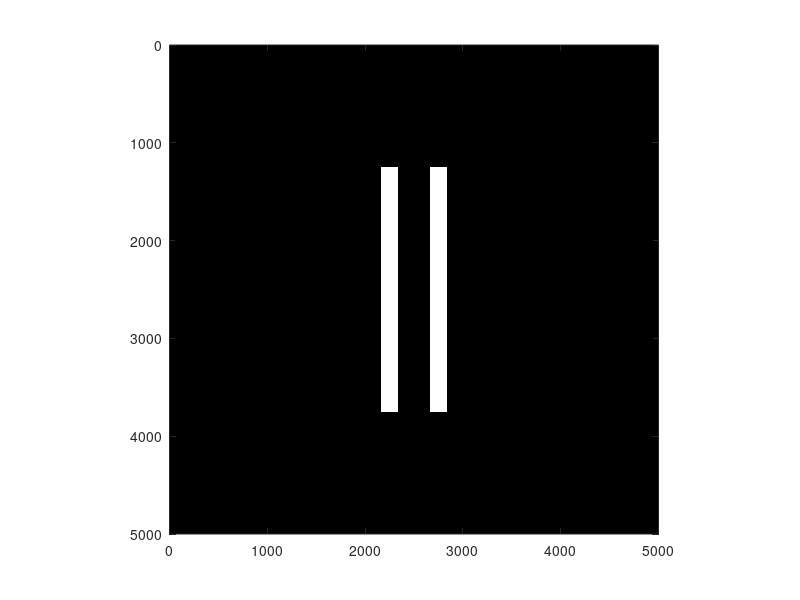

Write the MATLAB code that produced this figure.
%Thomas Karpishin
%OPT 211
%April 23, 2020
%Final Project
%Making a slit aperture

%Define aperture field
apl = 5000; %Size of aperture field
ap = zeros(apl); %Define actual aperture plane

slit_width = 175;
dist = 500; %distance between slits

%Define square aperture
sql = 2500;
%ap(round(1+apl/2-sql/2):round(1+apl/2+sql/2),round(1+apl/2-sql/2):round(1+apl/2+sql/2)) = 1;
for ijk = round(1+apl/2-sql/2):round(1+apl/2+sql/2)
    for lmn = round(1+apl/2+dist/2-slit_width/2):round(1+apl/2+dist/2+slit_width/2)
        ap(ijk,lmn) = 1;
    end
end

sql = 2500;
%ap(round(1+apl/2-sql/2):round(1+apl/2+sql/2),round(1+apl/2-sql/2):round(1+apl/2+sql/2)) = 1;
for ijk = round(1+apl/2-sql/2):round(1+apl/2+sql/2)
    for lmn = round(1+apl/2-dist/2-slit_width/2):round(1+apl/2-dist/2+slit_width/2)
        ap(ijk,lmn) = 1;
    end
end

%Plot the aperture field
figure
imagesc(ap) %Plot image of the aperture field
colormap gray %set color of the aperture field plot
axis equal %set the display scale of the axes
axis([0 apl 0 apl]) %set axes limits to size of aperture field


